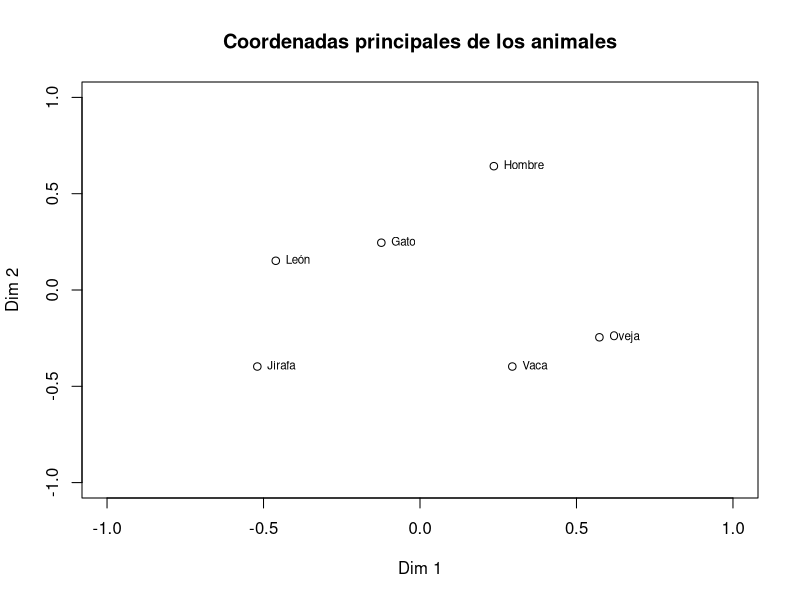
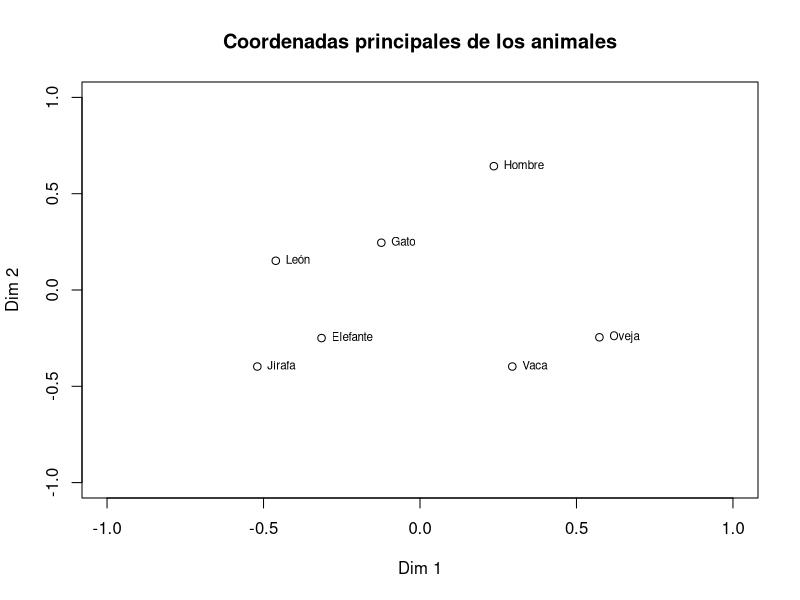

Here is the R script that generated these plots, in order:
########### PROBLEMA 1 ###########

# Inciso (a)
# Matriz de datos de animales 
datos_animales <- matrix(
  c(
    # León
    1, 1, 0, 0, 1, 1,
    # Jirafa
    1, 1, 1, 0, 0, 1,
    # Vaca
    1, 0, 0, 1, 0, 1,
    # Oveja
    0, 0, 0, 1, 0, 1,
    # Gato doméstico
    1, 0, 0, 0, 1, 1,
    # Hombre
    0, 0, 0, 0, 1, 0
  ),
  nrow = 6,           # Número de animales (renglones)
  byrow = TRUE        # Llenar la matriz por renglones
)

# Inciso (b)

# a = Número de variables con respuesta 1 en ambos animales
# b = Número de variables con respuesta 0 en el primer animal y con respuesta 1
# en el segundo animal
# c = numero de variables con respuesta 1 en el primer animal y con respuesta 0
# en el segundo animal
# d = Número de variables con respuesta 0 en ambos individuos
# p = Número total de variables

# sokal-michener_ij = (a+d)/p ; jacard_ij = a/(a+b+c)
# Definición de la función sokal-michener
sokal_michener <- function(x, y) {
  # x = vector de respuestas del primer animal
  # y = vector de respuestas del segundo animal
  a <- sum(x & y)
  b <- sum(!x & y)
  c <- sum(x & !y)
  d <- sum(!x & !y)
  p <- length(x)
  return((a + d) / p)
}

# Definición de la función jacard
jacard <- function(x, y) {
  # x = vector de respuestas del primer animal
  # y = vector de respuestas del segundo animal
  a <- sum(x & y)
  b <- sum(!x & y)
  c <- sum(x & !y)
  return(a / (a + b + c))
}

# Calculando la matriz de similaridades con Sokal-Michener
matriz_sokal_michener <- matrix(0, nrow = 6, ncol = 6)
for (i in 1:6) {
  for (j in 1:6) {
    matriz_sokal_michener[i, j] <- sokal_michener(datos_animales[i, ], datos_animales[j, ])
  }
}

# Calculando la matriz de similaridades con Jacard
matriz_jacard <- matrix(0, nrow = 6, ncol = 6)
for (i in 1:6) {
  for (j in 1:6) {
    matriz_jacard[i, j] <- jacard(datos_animales[i, ], datos_animales[j, ])
  }
}


## Matriz de distancias D^2 = 2(1 - S)

matriz_unos = matrix(1, nrow = 6, ncol = 6)

# D^2 Sokal-Michener:
matriz_distancia_sokal_michener <- 2 * (matriz_unos - matriz_sokal_michener)

# D^2 Jacard:
matriz_distancia_jacard <- 2 * (matriz_unos - matriz_jacard)



########### PROBLEMA 2 ###########

# Inciso (a)

# Obtener B, sus primeros eigenvectores, y obtener las coordenadas principales.
n <- nrow(datos_animales)
H = diag(rep(1,6)) - (1/n) * matrix(1, nrow = n, ncol = n)
B <- -(0.5) * H %*% matriz_distancia_sokal_michener %*% H

# Obtener los eigenvectores y eigenvalores
eigen_B <- eigen(B)
cumsum(eigen_B$values / sum(eigen_B$values)* 100) # 2 eigenvalores suficientes
m = 2

# Obtener matriz de coord princ X_m
X_m <- eigen_B$vectors[, 1:m] %*% diag(sqrt(eigen_B$values[1:m]))


plot(X_m[, 1], X_m[, 2], xlab = "Dim 1", ylab = "Dim 2",
     main = "Coordenadas principales de los animales", xlim = c(-1, 1),
     ylim = c(-1, 1))
text(X_m[, 1], X_m[, 2], labels = c("León", "Jirafa", "Vaca", "Oveja", "Gato", "Hombre"),
     pos = 4, cex = 0.7)


## Inciso (b)

elefante <- c(1, 1, 0, 0, 0, 1)
similaridades_elefante <- rep(0,7)
similaridades_elefante[7] <- 1

for (i in 1:6){
  similaridades_elefante[i] <- sokal_michener(elefante, datos_animales[i,])
}
similaridades_elefante

matriz_sokal_michener <- cbind(rbind(matriz_sokal_michener,0),0)
matriz_sokal_michener[7,] <- similaridades_elefante
matriz_sokal_michener[,7] <- similaridades_elefante

matriz_unos = matrix(1, nrow = 7, ncol = 7)
matriz_distancia_sokal_michener_elef <- 2 * (matriz_unos - matriz_sokal_michener)

d <- matriz_distancia_sokal_michener_elef[7,1:6]

b <- diag(X_m %*% t(X_m))

x <- 0.5 * diag(1/eigen_B$values[1:m]) %*% t(X_m) %*% (b-d)

X_m <- rbind(X_m, t(x))

plot(X_m[, 1], X_m[, 2], xlab = "Dim 1", ylab = "Dim 2",
     main = "Coordenadas principales de los animales", xlim = c(-1, 1),
     ylim = c(-1, 1))
text(X_m[, 1], X_m[, 2], labels = c("León", "Jirafa", "Vaca", 
                                    "Oveja", "Gato", "Hombre", "Elefante"),
     pos = 4, cex = 0.7)
